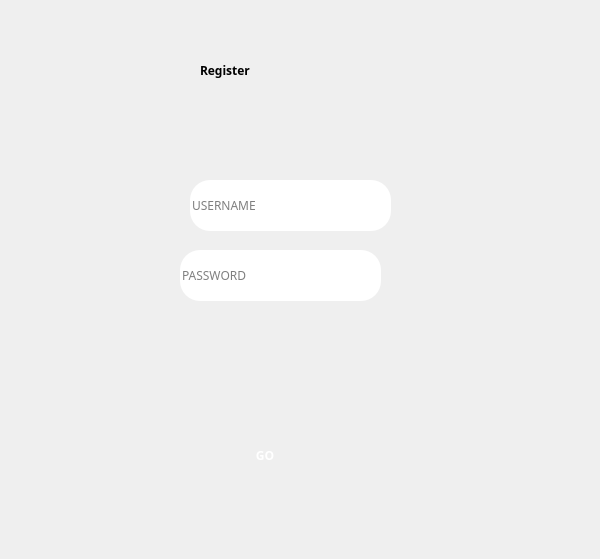
<?xml version="1.0" encoding="UTF-8"?>
<ui version="4.0">
 <class>RegisterForm</class>
 <widget class="QWidget" name="RegisterForm">
  <property name="geometry">
   <rect>
    <x>0</x>
    <y>0</y>
    <width>600</width>
    <height>559</height>
   </rect>
  </property>
  <property name="font">
   <font>
    <family>Sans Serif Collection</family>
    <bold>true</bold>
   </font>
  </property>
  <property name="cursor">
   <cursorShape>PointingHandCursor</cursorShape>
  </property>
  <property name="windowTitle">
   <string>Register</string>
  </property>
  <property name="styleSheet">
   <string notr="true">background-image: url(img/bg.png); border-radius : 20px;</string>
  </property>
  <widget class="QLabel" name="label">
   <property name="geometry">
    <rect>
     <x>0</x>
     <y>-20</y>
     <width>600</width>
     <height>600</height>
    </rect>
   </property>
  </widget>
  <widget class="QLabel" name="label_2">
   <property name="geometry">
    <rect>
     <x>200</x>
     <y>40</y>
     <width>200</width>
     <height>61</height>
    </rect>
   </property>
   <property name="font">
    <font>
     <family>Roman</family>
     <bold>true</bold>
    </font>
   </property>
   <property name="text">
    <string>Register</string>
   </property>
  </widget>
  <widget class="QLineEdit" name="lineEdit">
   <property name="geometry">
    <rect>
     <x>190</x>
     <y>180</y>
     <width>201</width>
     <height>51</height>
    </rect>
   </property>
   <property name="font">
    <font>
     <family>Perpetua Titling MT</family>
    </font>
   </property>
   <property name="styleSheet">
    <string notr="true">border : none;</string>
   </property>
   <property name="text">
    <string/>
   </property>
   <property name="placeholderText">
    <string>USERNAME</string>
   </property>
  </widget>
  <widget class="QLineEdit" name="lineEdit_2">
   <property name="geometry">
    <rect>
     <x>180</x>
     <y>250</y>
     <width>201</width>
     <height>51</height>
    </rect>
   </property>
   <property name="font">
    <font>
     <family>Perpetua Titling MT</family>
    </font>
   </property>
   <property name="text">
    <string/>
   </property>
   <property name="echoMode">
    <enum>QLineEdit::Password</enum>
   </property>
   <property name="placeholderText">
    <string>PASSWORD</string>
   </property>
  </widget>
  <widget class="QPushButton" name="registerButton">
   <property name="geometry">
    <rect>
     <x>190</x>
     <y>430</y>
     <width>150</width>
     <height>51</height>
    </rect>
   </property>
   <property name="font">
    <font>
     <family>Roman</family>
     <bold>true</bold>
    </font>
   </property>
   <property name="styleSheet">
    <string notr="true">color : white</string>
   </property>
   <property name="text">
    <string>GO</string>
   </property>
  </widget>
 </widget>
 <resources>
  <include location="res.qrc"/>
 </resources>
 <connections/>
</ui>
